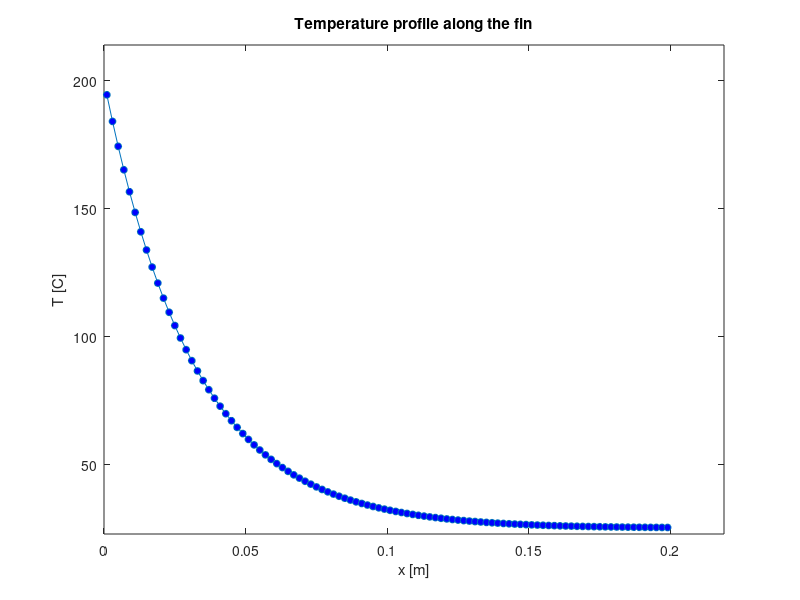

Write the MATLAB code that produced this figure. (Note: this script raises an error after producing the figure.)
% Computational Thermofluid dynamics
% Homework No.1 - Determination of the heat flow through a fin.

% Author: Davide Armenante
% See the quantities in the attacched relation.

% k: thermal conductivity
% t: fin thickness
% L: fin length
% h: convection heat transfer coefficient

clear all;
close all;
clc;

% Variables definition
% Geometric propertyes
t       = 20;      % mm
L       = 200;      % mm

% Material thermal propertyes
k       = 50;       % W/(m K)
h       = 500;      % W/(m^2 K)

% Temperature definition
Tinf    = 25;       % Celsius Degree
Tb      = 200;      % Celsius Degree

% Number of Finite Volumes
N       = 100;
%Conversion
t   = t * 10^-3;
L   = L * 10^-3;
Ac  = t;            % Fin cross-section of unitary depth

%% Analytic solution
m           = sqrt((2*h)/(k*t));
qfExact     = sqrt(2*h*k*t)*(sinh(m*L)+(h/(m*k))*cosh(m*L))/...
                (cosh(m*L)+(h/(m*k))*sinh(m*L))*(Tb - Tinf);

%% Array preallocation
AE   = zeros(N,1);  % East coefficient
AW   = zeros(N,1);  % West coefficient
AP   = zeros(N,1);  % Central coefficient
SP   = zeros(N,1);  % Source
T    = zeros(N,1);  % Temperature

%% 
%Fin distretization
Dx        = L/N;                       % Length of each FV
Xf        = linspace(0,L,N+1);         % Position of CV faces
inode     = 1:N;                       % Index of all nodes
Xc(inode) = (Xf(inode)+Xf(inode+1))/2; % Position of CV centroids
DAs       = 2*Dx;                      % External surface for each CV

AE(1:N-1) = (k/Dx)*Ac;
AW(2:N)   = (k/Dx)*Ac;
AP(:)     = -(AW+AE)-DAs*h;
SP(:)     = - DAs*h*Tinf;

% Boundary condition
% Fixed Temperature Tb at the base
AP(1)     = AP(1)-(2*k/Dx)*Ac;
SP(1)     = SP(1)-(2*k/Dx)*Ac*Tb;

% Convection at the tip
AP(N)     = AP(N)-h*Ac;
SP(N)     = SP(N)-h*Tinf*Ac;

%% Sparse diagonal matrix assembly
A   = spdiags([circshift(AW,[-1 0]) AP circshift(AE,[1 0])],...
        [-1 0 1], N, N);

% Solution
T   = A\SP;

%% Conductive flux an relative error
qfNum   = -2*k*Ac*(T(1)-Tb)/Dx;
diff    = (abs(qfNum-qfExact))/qfExact*100;

disp(['Theoretical heat flux = ', num2str(qfExact),' [W/m]']);
disp(['Difference Num.-Analyt. = ', num2str(diff),' %']);

%% Plot
plot(Xc,T,'-o','MarkerFaceColor','b','MarkerSize',5);
xlim([0, Xc(end)*1.1])
ylim([T(end)*.9, T(1)*1.1])
xlabel('x [m]');
ylabel('T [C]');
title('Temperature profile along the fin');

%% Save data
Xc          = Xc';
TempData    = table(Xc,T);
save('Data/qf_Exact1.mat','qfExact');
save('Data/aratio1.mat','TempData');